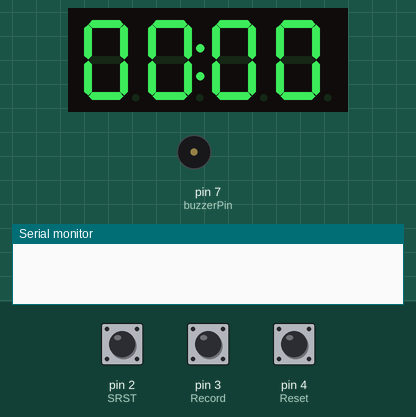
Simulated run of this sketch. Board: Arduino Uno, built with avr-gcc and run on an emulated ATmega328P. Shown: 4-digit seven-segment display, buzzer (waves = sounding), the last lines printed to the serial monitor. Inputs (shaded band) come from the test bench; at power-on: pin 2 (SRST) HIGH, pin 3 (Record) HIGH, pin 4 (Reset) HIGH.

Above: at 1.2 s.
1.3 s: pin 2 (SRST) pulled LOW for 0.15 s
At 1.52 s:
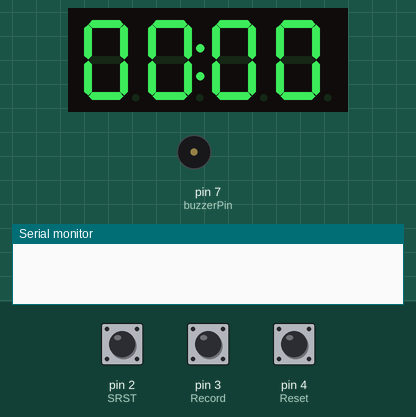
2.0 s: pin 3 (Record) pulled LOW for 3.2 s
At 5.32 s:
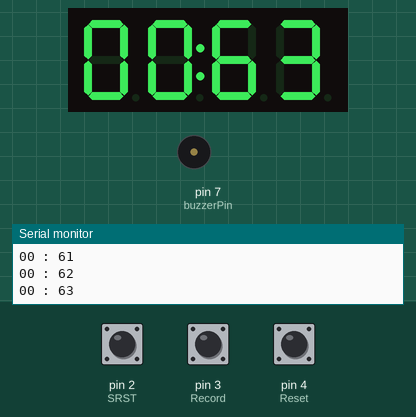
5.8 s: pin 4 (Reset) pulled LOW for 1 s
At 6.19 s:
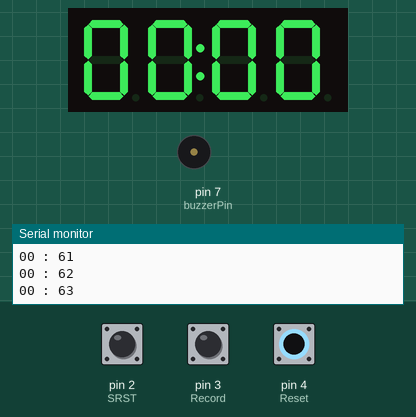
9.8 s: pin 2 (SRST) pulled LOW for 1 s
At 11.0 s:
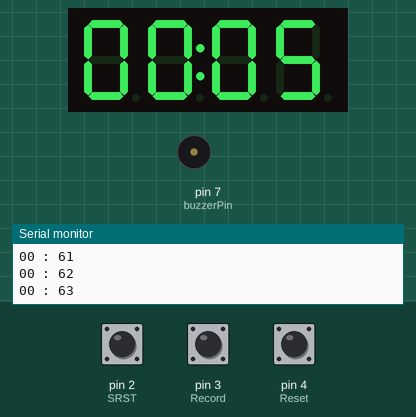
11.4 s: pin 3 (Record) pulled LOW for 0.15 s
At 11.7 s:
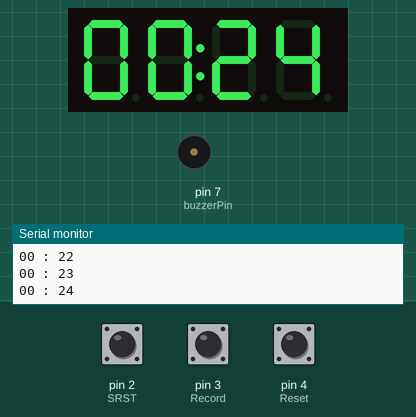
12.1 s: pin 4 (Reset) pulled LOW for 0.15 s
At 12.28 s:
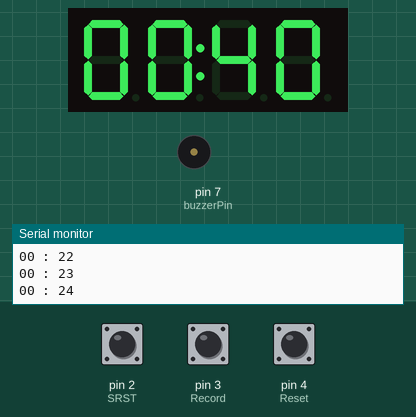
Timing chart, 0 to 15.1 s (numbered marks = the images above; inputs shaded):
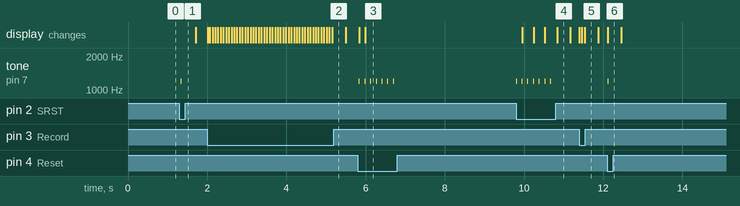

Measured:
- after the input at 1.3 s, tone on pin 7 (buzzerPin): silent → 1200 Hz at once, → silent 0.01 s later
- after the input at 5.8 s, tone on pin 7 (buzzerPin): alternates 1200 Hz for 0.01 s and silent for 0.13 s, 14 changes in all, then stays silent, starting at once
- after the input at 9.8 s, tone on pin 7 (buzzerPin): alternates 1200 Hz for 0.01 s and silent for 0.13 s, 14 changes in all, then stays silent, starting at once; the display: first changes after 0.15 s (image 4 shows a later state)
- after the input at 12.1 s, tone on pin 7 (buzzerPin): silent → 1200 Hz at once, → silent 0.01 s later

The sketch:

practice3.ino
```cpp
#include <TM1637Display.h>
#define CLK 8
#define DIO 9
TM1637Display display(CLK, DIO);

uint8_t data[] = { 0x0, 0x0, 0x0, 0x0 };                                  // 초기값으로 00:00 셋팅
uint8_t segto;

int Reset = 4;
int Record = 3;
int SRST = 2;
int state = 0;
int buzzerPin = 7;
int readTime;
int Sec1, Sec2, Mil1, Mil2;

void setup() {
  pinMode(Reset, INPUT_PULLUP);
  pinMode(Record, INPUT_PULLUP);
  pinMode(SRST, INPUT_PULLUP);
  display.setBrightness(0xF);                                         //최대 밝기 (1~7 밝기 조절)
  Serial.begin(115200);
}

void loop() {
  show();
  if (!digitalRead(SRST) && state == 0) {
    state = 1;
    sound();
    delay(100);
  }
  else if (!digitalRead(SRST) && state == 1) {
    state = 0;
    sound();
    delay(100);
  }
  if (!digitalRead(Record)) {
    Serial.print(Sec1);
    Serial.print(Sec2);
    Serial.print(" : ");
    Serial.print(Mil1);
    Serial.print(Mil2);
    Serial.print("\n");
    delay(35);
  }
  if (!digitalRead(Reset)) {
    state = 0;
    readTime = 0;
    sound();
    delay(100);
  }
  if (state)
    readTime++;
}

void sound() {
  tone(buzzerPin, 1200);
  delay(10);
  noTone(buzzerPin);
}

void times() {
  Sec1 = (readTime / 100) / 10;
  Sec2 = (readTime / 100) % 10;
  Mil1 = (readTime % 100) / 10;
  Mil2 = (readTime % 100) % 10;
}

void show() {
  times();
  data[0] = display.encodeDigit(Sec1);                               // 초시계
  data[1] = display.encodeDigit(Sec2);
  data[2] = display.encodeDigit(Mil1);
  data[3] = display.encodeDigit(Mil2);

  segto = 0x80 | display.encodeDigit(Sec2);                                     // 초시계용 ':'도트
  display.setSegments(data);
  display.setSegments(&segto, 1, 1);                                  // uint8_t segments[], uint8_length, uint8_pos length = 길이 / pos = 시작 위치
}
```
